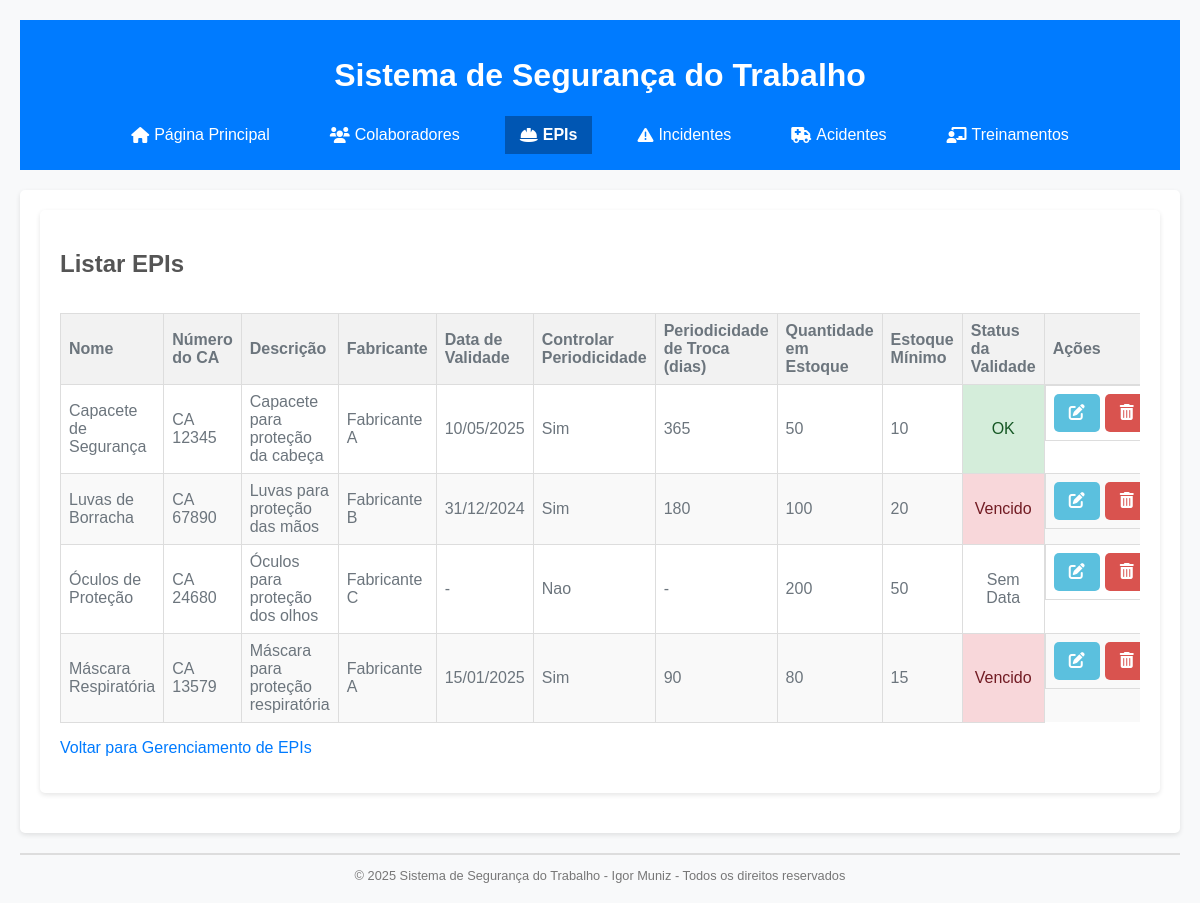
/listar_epis, run on the app's committed database.
### tables this page shows
CREATE TABLE epis (
    id INTEGER PRIMARY KEY AUTOINCREMENT,
    nome TEXT NOT NULL UNIQUE,
    ca TEXT,
    descricao TEXT NOT NULL,
    fabricante TEXT,
    data_validade TEXT,
    controlar_periodicidade TEXT NOT NULL DEFAULT 'Nao',
    periodicidade_troca INTEGER,
    quantidade_estoque INTEGER NOT NULL DEFAULT 0,
    estoque_minimo INTEGER NOT NULL DEFAULT 0
);

### app.py (the view)
@app.route('/listar_epis')
def listar_epis():
    db = get_db()
    epis = db.execute("SELECT * FROM epis").fetchall()
    hoje = datetime.now().date()  # Obtém a data atual
    epis_com_status = []  # Lista para armazenar os EPIs com o status de validade
    for epi in epis:
        epi_dict = dict(epi)  # Converte o sqlite3.Row para um dicionário
        if epi_dict['data_validade']:
            data_validade = datetime.strptime(epi_dict['data_validade'], '%Y-%m-%d').date()
            dias_para_vencer = (data_validade - hoje).days
            if dias_para_vencer <= 0:
                epi_dict['status_validade'] = 'Vencido'
            elif dias_para_vencer <= 30:
                epi_dict['status_validade'] = 'Próximo do Vencimento'
            else:
                epi_dict['status_validade'] = 'OK'
            epi_dict['data_validade'] = formatar_data(epi_dict['data_validade'])
        else:
            epi_dict['status_validade'] = 'Sem Data'  # Ou outro valor padrão, se preferir
        epis_com_status.append(epi_dict)  # Adiciona o dicionário à lista
    return render_template('listar_epis.html', epis=epis_com_status)

### app.py (called while the page is built)
def formatar_data(data):
    if data:
        data_obj = datetime.strptime(data, '%Y-%m-%d').date()
        return data_obj.strftime('%d/%m/%Y')
    return None

### database.py (called while the page is built)
def get_db():
    db = sqlite3.connect(DATABASE)
    db.row_factory = sqlite3.Row  # Isso permite acessar as colunas por nome
    return db

### templates/listar_epis.html (shortened to what this page needs)
{% extends 'base.html' %}
{% block content %}
<section class="list-section">
    <h1>
        Listar EPIs
    </h1>
    {% if epis %}
    <div class="table-container">
        <table>
            <thead>
                <tr>
                    <th>
                        Nome
                    </th>
                    <th>
                        Número do CA
                    </th>
                    <th>
                        Descrição
                    </th>
                    <th>
                        Fabricante
                    </th>
                    <th>
                        Data de Validade
                    </th>
                    <th>
                        Controlar Periodicidade
                    </th>
                    <th>
                        Periodicidade de Troca (dias)
                    </th>
                    <th>
                        Quantidade em Estoque
                    </th>
                    <th>
                        Estoque Mínimo
                    </th>
                    <th>
                        Status da Validade
                    </th>
                    <th>
                        Ações
                    </th>
                </tr>
            </thead>
            <tbody>
                {% for epi in epis %}
                <tr>
                    <td>
                        {{ epi['nome'] }}
                    </td>
                    <td>
                        {{ epi['ca'] or '-' }}
                    </td>
                    <td>
                        {{ epi['descricao'] }}
                    </td>
                    <td>
                        {{ epi['fabricante'] or '-' }}
                    </td>
                    <td>
                        {{ epi['data_validade'] or '-' }}
                    </td>
                    <td>
                        {{ epi['controlar_periodicidade'] }}
                    </td>
                    <td>
                        {{ epi['periodicidade_troca'] or '-' }}
                    </td>
                    <td>
                        {{ epi['quantidade_estoque'] }}
                    </td>
                    <td>
                        {{ epi['estoque_minimo'] }}
                    </td>
                    <td class="status-validade {{ epi['status_validade']|lower }}">
                        {{ epi['status_validade'] }}
                    </td>
                    <td class="action-buttons">
                        <a href="/editar_epi/{{ epi['id'] }}" class="action-button edit-button">
                            <i class="fas fa-edit"></i>
                        </a>
                        <a href="/excluir_epi/{{ epi['id'] }}" class="action-button delete-button">
                            <i class="fas fa-trash-alt"></i>
                        </a>
                    </td>
                </tr>
                {% endfor %}
            </tbody>
        </table>
    </div>
    {% else %}
    <p>
        Não há EPIs para exibir.
    </p>
    {% endif %}
    <p>
        <a href="/epis">
            Voltar para Gerenciamento de EPIs
        </a>
    </p>
</section>
{% endblock %}

### static/style.css (style rules this page uses)
body { font-family: sans-serif; margin: 20px; background-color: #f8f9fa; color: #6c757d; }
a { color: #007bff; text-decoration: none; transition: color 0.3s ease; }
main, .form-section, .list-section { background-color: #fff; padding: 20px; border-radius: 5px; box-shadow: 0 2px 5px rgba(0, 0, 0, 0.1); margin-bottom: 20px; }
main h1, .form-section h1, .list-section h1 { font-size: 1.5em; color: #555; margin-bottom: 15px; }
.form-button, button[type="submit"], .action-button { background-color: #007bff; color: #fff; padding: 10px 15px; border: none; border-radius: 5px; cursor: pointer; font-size: 1em; transition: background-color 0.3s ease; }
.table-container { overflow-x: auto; }
table { width: 100%; border-collapse: collapse; margin-top: 20px; }
th, td { border: 1px solid #ddd; padding: 8px; text-align: left; }
th { background-color: #f2f2f2; font-weight: bold; }
tr:nth-child(even) { background-color: #f9f9f9; }
.action-buttons { display: flex; justify-content: center; gap: 5px; }
.edit-button { background-color: #5bc0de; color: white; }
.delete-button { background-color: #d9534f; color: white; }

### templates/listar_epis.html (style rules this page uses)
.status-validade { text-align: center; }
.status-validade.vencido { background-color: #f8d7da; color: #721c24; }
.status-validade.ok { background-color: #d4edda; color: #155724; }

### data on the page
epis: nome "Capacete de Segurança", ca "CA 12345", descricao "Capacete para proteção da cabeça", fabricante "Fabricante A", data_validade "10/05/2025", controlar_periodicidade "Sim", periodicidade_troca "365", quantidade_estoque "50", estoque_minimo "10", status_validade "OK"
epis: nome "Luvas de Borracha", ca "CA 67890", descricao "Luvas para proteção das mãos", fabricante "Fabricante B", data_validade "31/12/2024", controlar_periodicidade "Sim", periodicidade_troca "180", quantidade_estoque "100", estoque_minimo "20", status_validade "Vencido"
epis: nome "Óculos de Proteção", ca "CA 24680", descricao "Óculos para proteção dos olhos", fabricante "Fabricante C", epi "-", controlar_periodicidade "Nao", quantidade_estoque "200", estoque_minimo "50", status_validade "Sem Data"
epis: nome "Máscara Respiratória", ca "CA 13579", descricao "Máscara para proteção respiratória", fabricante "Fabricante A", data_validade "15/01/2025", controlar_periodicidade "Sim", periodicidade_troca "90", quantidade_estoque "80", estoque_minimo "15", status_validade "Vencido"
